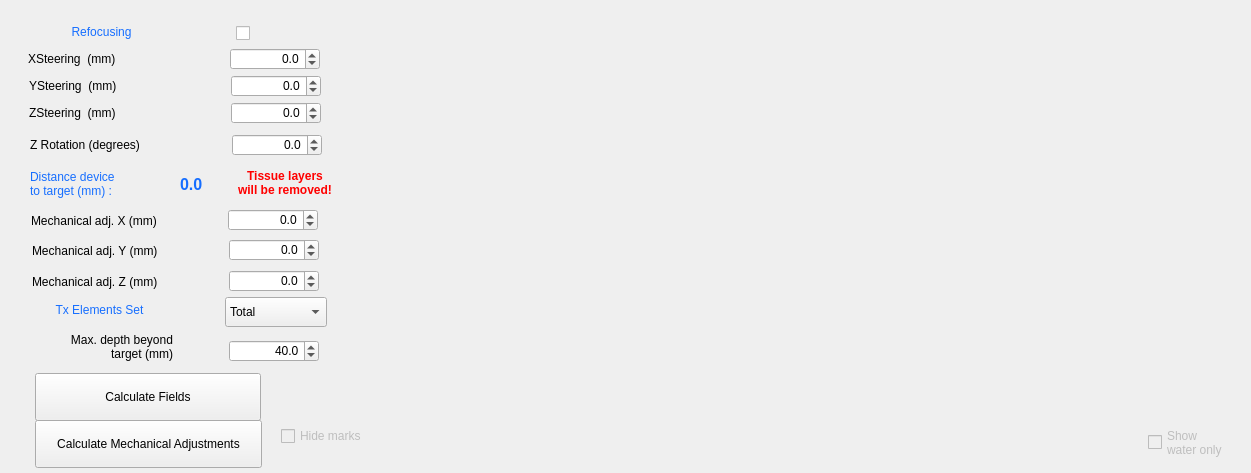
<?xml version="1.0" encoding="UTF-8"?>
<ui version="4.0">
 <class>Widget</class>
 <widget class="QWidget" name="Widget">
  <property name="geometry">
   <rect>
    <x>0</x>
    <y>0</y>
    <width>1251</width>
    <height>473</height>
   </rect>
  </property>
  <property name="windowTitle">
   <string>Widget</string>
  </property>
  <property name="styleSheet">
   <string notr="true"/>
  </property>
  <widget class="QLabel" name="label_20">
   <property name="geometry">
    <rect>
     <x>31</x>
     <y>211</y>
     <width>143</width>
     <height>20</height>
    </rect>
   </property>
   <property name="text">
    <string>Mechanical adj. X (mm)</string>
   </property>
  </widget>
  <widget class="QDoubleSpinBox" name="ZSteeringSpinBox">
   <property name="geometry">
    <rect>
     <x>231</x>
     <y>102</y>
     <width>90</width>
     <height>22</height>
    </rect>
   </property>
   <property name="alignment">
    <set>Qt::AlignRight|Qt::AlignTrailing|Qt::AlignVCenter</set>
   </property>
   <property name="decimals">
    <number>1</number>
   </property>
   <property name="minimum">
    <double>-5.000000000000000</double>
   </property>
   <property name="maximum">
    <double>5.000000000000000</double>
   </property>
   <property name="singleStep">
    <double>0.100000000000000</double>
   </property>
   <property name="value">
    <double>0.000000000000000</double>
   </property>
  </widget>
  <widget class="QLabel" name="label_19">
   <property name="geometry">
    <rect>
     <x>29</x>
     <y>103</y>
     <width>143</width>
     <height>20</height>
    </rect>
   </property>
   <property name="text">
    <string>ZSteering  (mm)</string>
   </property>
  </widget>
  <widget class="QLabel" name="DistanceSkinLabel">
   <property name="geometry">
    <rect>
     <x>180</x>
     <y>169</y>
     <width>76</width>
     <height>31</height>
    </rect>
   </property>
   <property name="font">
    <font>
     <pointsize>12</pointsize>
     <bold>true</bold>
    </font>
   </property>
   <property name="styleSheet">
    <string notr="true">color:rgb(22, 110, 255)</string>
   </property>
   <property name="text">
    <string>0.0</string>
   </property>
   <property name="textInteractionFlags">
    <set>Qt::LinksAccessibleByMouse|Qt::TextSelectableByMouse</set>
   </property>
  </widget>
  <widget class="QLabel" name="label_21">
   <property name="geometry">
    <rect>
     <x>30</x>
     <y>168</y>
     <width>150</width>
     <height>31</height>
    </rect>
   </property>
   <property name="styleSheet">
    <string notr="true">color:rgb(22, 110, 255)</string>
   </property>
   <property name="text">
    <string>Distance device
to target (mm) :</string>
   </property>
   <property name="indent">
    <number>0</number>
   </property>
  </widget>
  <widget class="QDoubleSpinBox" name="XMechanicSpinBox">
   <property name="geometry">
    <rect>
     <x>228</x>
     <y>209</y>
     <width>90</width>
     <height>22</height>
    </rect>
   </property>
   <property name="alignment">
    <set>Qt::AlignRight|Qt::AlignTrailing|Qt::AlignVCenter</set>
   </property>
   <property name="decimals">
    <number>1</number>
   </property>
   <property name="minimum">
    <double>-10.000000000000000</double>
   </property>
   <property name="maximum">
    <double>10.000000000000000</double>
   </property>
   <property name="singleStep">
    <double>0.100000000000000</double>
   </property>
   <property name="value">
    <double>0.000000000000000</double>
   </property>
  </widget>
  <widget class="QLabel" name="label_23">
   <property name="geometry">
    <rect>
     <x>32</x>
     <y>241</y>
     <width>143</width>
     <height>20</height>
    </rect>
   </property>
   <property name="text">
    <string>Mechanical adj. Y (mm)</string>
   </property>
  </widget>
  <widget class="QDoubleSpinBox" name="YMechanicSpinBox">
   <property name="geometry">
    <rect>
     <x>229</x>
     <y>239</y>
     <width>90</width>
     <height>22</height>
    </rect>
   </property>
   <property name="alignment">
    <set>Qt::AlignRight|Qt::AlignTrailing|Qt::AlignVCenter</set>
   </property>
   <property name="decimals">
    <number>1</number>
   </property>
   <property name="minimum">
    <double>-10.000000000000000</double>
   </property>
   <property name="maximum">
    <double>10.000000000000000</double>
   </property>
   <property name="singleStep">
    <double>0.100000000000000</double>
   </property>
   <property name="value">
    <double>0.000000000000000</double>
   </property>
  </widget>
  <widget class="QWidget" name="AcField_plot1" native="true">
   <property name="geometry">
    <rect>
     <x>343</x>
     <y>30</y>
     <width>868</width>
     <height>381</height>
    </rect>
   </property>
  </widget>
  <widget class="QLabel" name="label_24">
   <property name="geometry">
    <rect>
     <x>32</x>
     <y>272</y>
     <width>143</width>
     <height>20</height>
    </rect>
   </property>
   <property name="text">
    <string>Mechanical adj. Z (mm)</string>
   </property>
  </widget>
  <widget class="QDoubleSpinBox" name="ZMechanicSpinBox">
   <property name="geometry">
    <rect>
     <x>229</x>
     <y>270</y>
     <width>90</width>
     <height>22</height>
    </rect>
   </property>
   <property name="alignment">
    <set>Qt::AlignRight|Qt::AlignTrailing|Qt::AlignVCenter</set>
   </property>
   <property name="decimals">
    <number>1</number>
   </property>
   <property name="minimum">
    <double>-90.000000000000000</double>
   </property>
   <property name="maximum">
    <double>90.000000000000000</double>
   </property>
   <property name="singleStep">
    <double>0.100000000000000</double>
   </property>
   <property name="value">
    <double>0.000000000000000</double>
   </property>
  </widget>
  <widget class="QCheckBox" name="RefocusingcheckBox">
   <property name="geometry">
    <rect>
     <x>223</x>
     <y>23</y>
     <width>27</width>
     <height>20</height>
    </rect>
   </property>
   <property name="font">
    <font>
     <pointsize>18</pointsize>
    </font>
   </property>
   <property name="layoutDirection">
    <enum>Qt::RightToLeft</enum>
   </property>
   <property name="text">
    <string/>
   </property>
  </widget>
  <widget class="QLabel" name="label_22">
   <property name="geometry">
    <rect>
     <x>30</x>
     <y>22</y>
     <width>143</width>
     <height>20</height>
    </rect>
   </property>
   <property name="styleSheet">
    <string notr="true">color:rgb(22, 110, 255)</string>
   </property>
   <property name="text">
    <string>Refocusing</string>
   </property>
   <property name="alignment">
    <set>Qt::AlignCenter</set>
   </property>
  </widget>
  <widget class="QLabel" name="label_26">
   <property name="geometry">
    <rect>
     <x>30</x>
     <y>135</y>
     <width>143</width>
     <height>20</height>
    </rect>
   </property>
   <property name="text">
    <string>Z Rotation (degrees)</string>
   </property>
  </widget>
  <widget class="QDoubleSpinBox" name="ZRotationSpinBox">
   <property name="geometry">
    <rect>
     <x>232</x>
     <y>134</y>
     <width>90</width>
     <height>22</height>
    </rect>
   </property>
   <property name="alignment">
    <set>Qt::AlignRight|Qt::AlignTrailing|Qt::AlignVCenter</set>
   </property>
   <property name="decimals">
    <number>1</number>
   </property>
   <property name="minimum">
    <double>-180.000000000000000</double>
   </property>
   <property name="maximum">
    <double>180.000000000000000</double>
   </property>
   <property name="singleStep">
    <double>5.000000000000000</double>
   </property>
   <property name="value">
    <double>0.000000000000000</double>
   </property>
  </widget>
  <widget class="QLabel" name="label_27">
   <property name="geometry">
    <rect>
     <x>20</x>
     <y>332</y>
     <width>153</width>
     <height>30</height>
    </rect>
   </property>
   <property name="text">
    <string>Max. depth beyond
target (mm)</string>
   </property>
   <property name="alignment">
    <set>Qt::AlignRight|Qt::AlignTrailing|Qt::AlignVCenter</set>
   </property>
  </widget>
  <widget class="QDoubleSpinBox" name="MaxDepthSpinBox">
   <property name="geometry">
    <rect>
     <x>229</x>
     <y>340</y>
     <width>90</width>
     <height>22</height>
    </rect>
   </property>
   <property name="alignment">
    <set>Qt::AlignRight|Qt::AlignTrailing|Qt::AlignVCenter</set>
   </property>
   <property name="decimals">
    <number>1</number>
   </property>
   <property name="minimum">
    <double>20.000000000000000</double>
   </property>
   <property name="maximum">
    <double>100.000000000000000</double>
   </property>
   <property name="singleStep">
    <double>1.000000000000000</double>
   </property>
   <property name="value">
    <double>40.000000000000000</double>
   </property>
  </widget>
  <widget class="QWidget" name="IsppaScrollBars" native="true">
   <property name="geometry">
    <rect>
     <x>405</x>
     <y>410</y>
     <width>730</width>
     <height>61</height>
    </rect>
   </property>
  </widget>
  <widget class="QCheckBox" name="ShowWaterResultscheckBox">
   <property name="enabled">
    <bool>false</bool>
   </property>
   <property name="geometry">
    <rect>
     <x>1148</x>
     <y>417</y>
     <width>93</width>
     <height>51</height>
    </rect>
   </property>
   <property name="text">
    <string>Show
water only</string>
   </property>
  </widget>
  <widget class="QCheckBox" name="HideMarkscheckBox">
   <property name="enabled">
    <bool>false</bool>
   </property>
   <property name="geometry">
    <rect>
     <x>281</x>
     <y>422</y>
     <width>97</width>
     <height>28</height>
    </rect>
   </property>
   <property name="text">
    <string>Hide marks</string>
   </property>
  </widget>
  <widget class="QLabel" name="MultifocusLabel">
   <property name="geometry">
    <rect>
     <x>28</x>
     <y>300</y>
     <width>143</width>
     <height>20</height>
    </rect>
   </property>
   <property name="styleSheet">
    <string notr="true">color:rgb(22, 110, 255)</string>
   </property>
   <property name="text">
    <string>Tx Elements Set</string>
   </property>
   <property name="alignment">
    <set>Qt::AlignCenter</set>
   </property>
  </widget>
  <widget class="QComboBox" name="SelTxSetDropDown">
   <property name="geometry">
    <rect>
     <x>225</x>
     <y>297</y>
     <width>102</width>
     <height>30</height>
    </rect>
   </property>
   <item>
    <property name="text">
     <string>Total</string>
    </property>
   </item>
   <item>
    <property name="text">
     <string>Sector1</string>
    </property>
   </item>
   <item>
    <property name="text">
     <string>Sector2</string>
    </property>
   </item>
  </widget>
  <widget class="QDoubleSpinBox" name="YSteeringSpinBox">
   <property name="geometry">
    <rect>
     <x>231</x>
     <y>75</y>
     <width>90</width>
     <height>22</height>
    </rect>
   </property>
   <property name="alignment">
    <set>Qt::AlignRight|Qt::AlignTrailing|Qt::AlignVCenter</set>
   </property>
   <property name="decimals">
    <number>1</number>
   </property>
   <property name="minimum">
    <double>-5.000000000000000</double>
   </property>
   <property name="maximum">
    <double>5.000000000000000</double>
   </property>
   <property name="singleStep">
    <double>0.100000000000000</double>
   </property>
   <property name="value">
    <double>0.000000000000000</double>
   </property>
  </widget>
  <widget class="QLabel" name="label_25">
   <property name="geometry">
    <rect>
     <x>29</x>
     <y>76</y>
     <width>143</width>
     <height>20</height>
    </rect>
   </property>
   <property name="text">
    <string>YSteering  (mm)</string>
   </property>
  </widget>
  <widget class="QLabel" name="label_28">
   <property name="geometry">
    <rect>
     <x>28</x>
     <y>49</y>
     <width>143</width>
     <height>20</height>
    </rect>
   </property>
   <property name="text">
    <string>XSteering  (mm)</string>
   </property>
  </widget>
  <widget class="QDoubleSpinBox" name="XSteeringSpinBox">
   <property name="geometry">
    <rect>
     <x>230</x>
     <y>48</y>
     <width>90</width>
     <height>22</height>
    </rect>
   </property>
   <property name="alignment">
    <set>Qt::AlignRight|Qt::AlignTrailing|Qt::AlignVCenter</set>
   </property>
   <property name="decimals">
    <number>1</number>
   </property>
   <property name="minimum">
    <double>-5.000000000000000</double>
   </property>
   <property name="maximum">
    <double>5.000000000000000</double>
   </property>
   <property name="singleStep">
    <double>0.100000000000000</double>
   </property>
   <property name="value">
    <double>0.000000000000000</double>
   </property>
  </widget>
  <widget class="QLabel" name="LabelTissueRemoved">
   <property name="geometry">
    <rect>
     <x>233</x>
     <y>168</y>
     <width>104</width>
     <height>30</height>
    </rect>
   </property>
   <property name="font">
    <font>
     <bold>true</bold>
    </font>
   </property>
   <property name="styleSheet">
    <string notr="true">color: red</string>
   </property>
   <property name="text">
    <string>Tissue layers
will be removed!</string>
   </property>
   <property name="alignment">
    <set>Qt::AlignCenter</set>
   </property>
  </widget>
  <widget class="QPushButton" name="CalculateAcField">
   <property name="geometry">
    <rect>
     <x>35</x>
     <y>373</y>
     <width>226</width>
     <height>48</height>
    </rect>
   </property>
   <property name="autoFillBackground">
    <bool>false</bool>
   </property>
   <property name="styleSheet">
    <string notr="true"/>
   </property>
   <property name="text">
    <string>Calculate Fields</string>
   </property>
  </widget>
  <widget class="QPushButton" name="CalculateMechAdj">
   <property name="geometry">
    <rect>
     <x>35</x>
     <y>420</y>
     <width>227</width>
     <height>48</height>
    </rect>
   </property>
   <property name="autoFillBackground">
    <bool>false</bool>
   </property>
   <property name="styleSheet">
    <string notr="true"/>
   </property>
   <property name="text">
    <string>Calculate Mechanical Adjustments</string>
   </property>
  </widget>
 </widget>
 <tabstops>
  <tabstop>XSteeringSpinBox</tabstop>
  <tabstop>YSteeringSpinBox</tabstop>
  <tabstop>ZSteeringSpinBox</tabstop>
  <tabstop>ZRotationSpinBox</tabstop>
  <tabstop>XMechanicSpinBox</tabstop>
  <tabstop>YMechanicSpinBox</tabstop>
  <tabstop>ZMechanicSpinBox</tabstop>
  <tabstop>SelTxSetDropDown</tabstop>
  <tabstop>MaxDepthSpinBox</tabstop>
  <tabstop>RefocusingcheckBox</tabstop>
  <tabstop>ShowWaterResultscheckBox</tabstop>
  <tabstop>HideMarkscheckBox</tabstop>
 </tabstops>
 <resources/>
 <connections/>
</ui>
